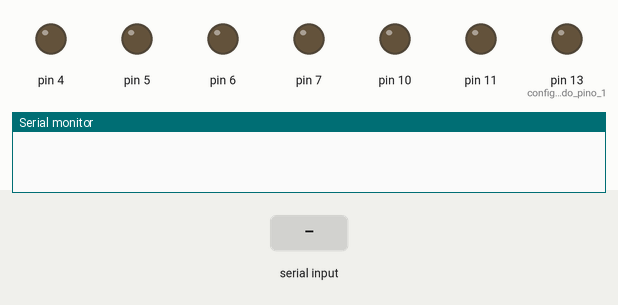
This program was run on a simulated Arduino Uno, built with avr-gcc and run on an emulated ATmega328P. Shown: output pins drawn as LEDs (lit = HIGH), the last lines printed to the serial monitor. The test bench sets the inputs (shaded band).

Above: at 1.2 s.
1.3 s: "1" received over the second serial link
At 1.8 s:
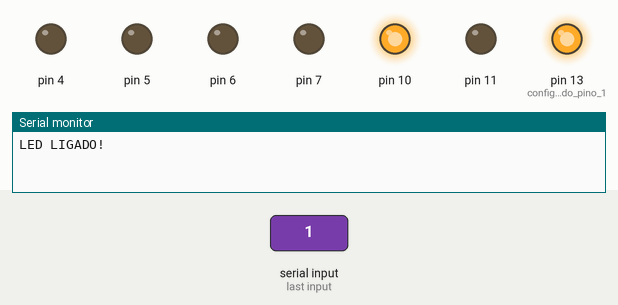
2.8 s: "3" received over the second serial link
At 3.6 s:
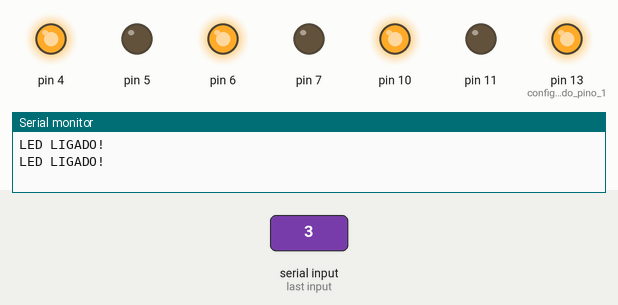
4.3 s: "4" received over the second serial link
At 4.7 s:
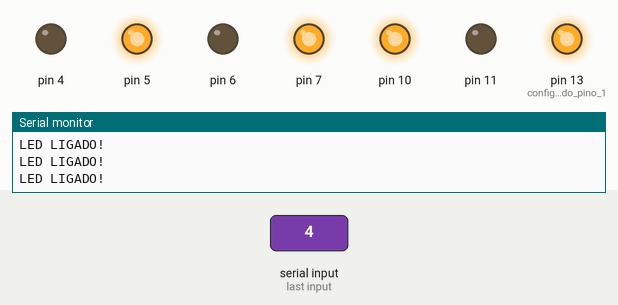
Timing chart, 0 to 7.3 s (numbered marks = the images above; inputs shaded):
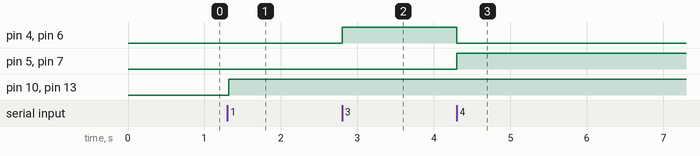

The program:

main.cpp
```cpp
#include <Arduino.h>
#include <SoftwareSerial.h>
#include <L298N.hpp>

SoftwareSerial bluetooth(2, 3); // RX, TX
L298N driver1 (10, 11, 4, 5, 6, 7);

void setup() {

  Serial.begin(9600);   // inicia comunicação serial do arduino
  bluetooth.begin(9600);    //inicia comunicação serial do bluetooth
  driver1.init();

  pinMode(LED_BUILTIN, OUTPUT); //configura o led do pino 13 como saída

  digitalWrite(LED_BUILTIN, LOW); // inicia o led em estado LOW
  driver1.safeStart();

}

void loop() {
  if (bluetooth.available() > 0){
    int incomingByte = bluetooth.read();

    if (incomingByte == '0'){
      digitalWrite(LED_BUILTIN, LOW);
      Serial.println("LED DESLIGADO!");
      bluetooth.println("Motor Desligado!");
      driver1.safeStart();
    }
    if (incomingByte == '1'){
      digitalWrite(LED_BUILTIN, HIGH);
      Serial.println("LED LIGADO!");
      bluetooth.println("Motor Ligado!");
      driver1.motorPower1(10, 255);
    }
    if (incomingByte == '3'){
      digitalWrite(LED_BUILTIN, LOW);
      digitalWrite(LED_BUILTIN, HIGH);
      Serial.println("LED LIGADO!");
      driver1.antiClockwise();
    }
    if (incomingByte == '4'){
      digitalWrite(LED_BUILTIN, LOW);
      digitalWrite(LED_BUILTIN, HIGH);
      Serial.println("LED LIGADO!");
      driver1.clockwise();
    }

  }
}
```

L298N.hpp
```cpp
#ifndef L298N_HPP
#define L298N_HPP
#include <Arduino.h>

class L298N{

private:
    int _ENA;
    int _ENB;
    int _IN1;
    int _IN2;
    int _IN3;
    int _IN4;

public:

    L298N(int ENA, int ENB, int IN1, int IN2, int IN3, int IN4){
        _ENA = ENA;
        _ENB = ENB;
        _IN1 = IN1;
        _IN2 = IN2;
        _IN3 = IN3;
        _IN4 = IN4;
    }

    void init(){
        pinMode(_ENA, OUTPUT);
        pinMode(_ENB, OUTPUT);
        pinMode(_IN1, OUTPUT);
        pinMode(_IN2, OUTPUT);
        pinMode(_IN3, OUTPUT);
        pinMode(_IN4, OUTPUT);
    }

    void safeStart(){
        digitalWrite(_IN1, LOW);
        digitalWrite(_IN2, LOW);
        digitalWrite(_IN3, LOW);
        digitalWrite(_IN4, LOW);
        digitalWrite(_ENA, LOW);
        digitalWrite(_ENB, LOW);
    }

    void clockwise(){
        digitalWrite(_IN1, LOW);
        digitalWrite(_IN2, HIGH);
        digitalWrite(_IN3, LOW);
        digitalWrite(_IN4, HIGH);
    }

        void antiClockwise(){
        digitalWrite(_IN1, HIGH);
        digitalWrite(_IN2, LOW);
        digitalWrite(_IN3, HIGH);
        digitalWrite(_IN4, LOW);
    }

    void motorPower1(int ENA, int pwm){
        analogWrite(ENA, pwm);
    }

    void motorPower2(int ENB, int pwm){
        analogWrite(ENB, pwm);
    }

};


#endif
```

Measured:
- after the input at 1.3 s, pin 10, pin 13 (configura_o_led_do_pino_1): LOW → HIGH at once
- after the input at 2.8 s, pin 4, pin 6: LOW → HIGH at once
- after the input at 4.3 s, pin 4, pin 6: HIGH → LOW at once; pin 5, pin 7: LOW → HIGH at once
